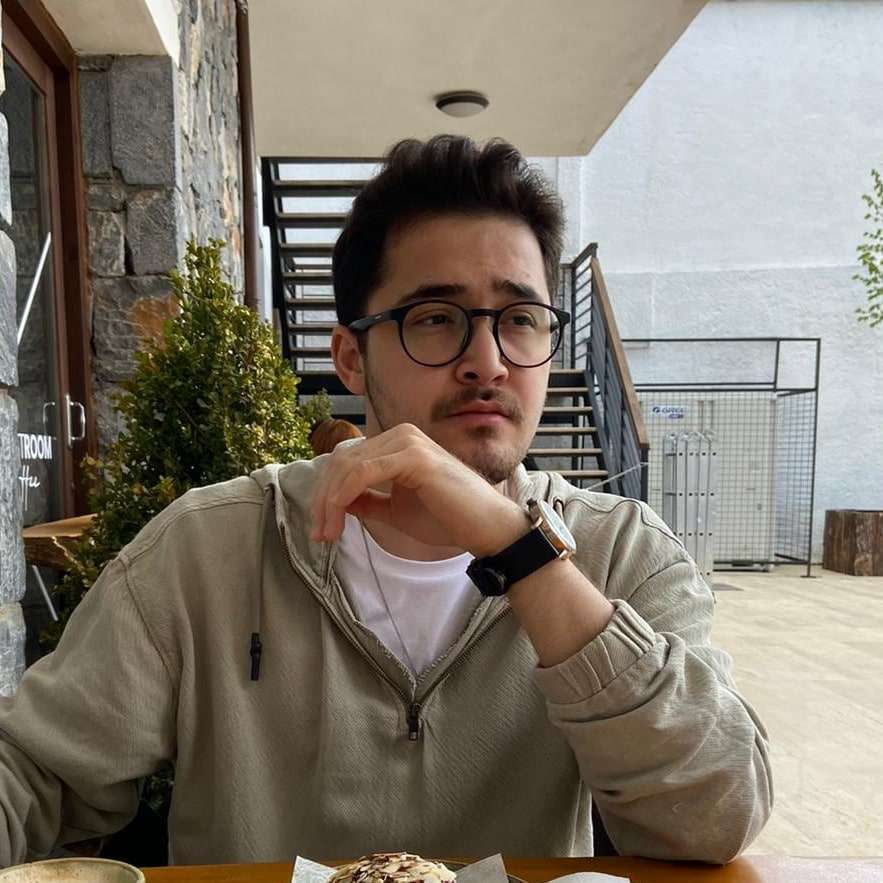
#> input picture opencv/Photos/mehmet.jpg, 883 x 883 px
$ python threshold.py
#> lines starting #> are read from the running program, lines starting #| are printed output that depends on the picture
import cv2 as cv

img = cv.imread('Photos/mehmet.jpg')
#> img is the input picture: shape (883, 883, 3); mean B, G, R 109.1, 120.7, 129.1
cv.imshow('image', img)

gray = cv.cvtColor(img, cv.COLOR_BGR2GRAY)
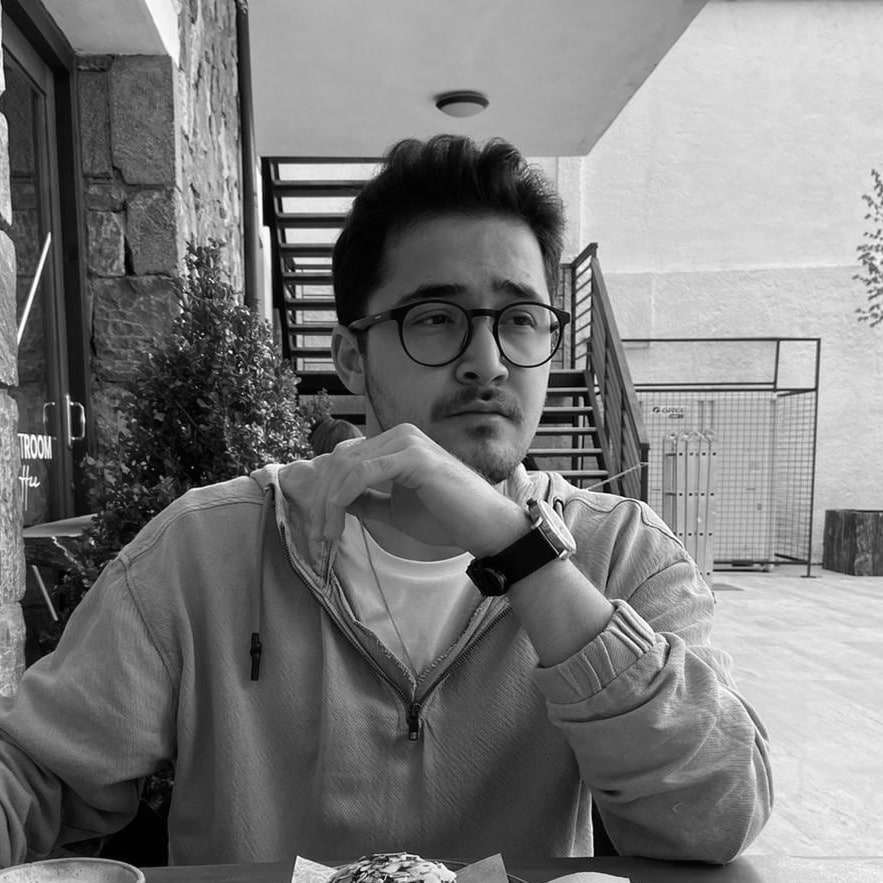
#> gray: shape (883, 883); min 0, max 255, mean 121.8
cv.imshow('gray', gray)

#thresholding
threshold, thresh = cv.threshold(img, 100, 155, cv.THRESH_BINARY)
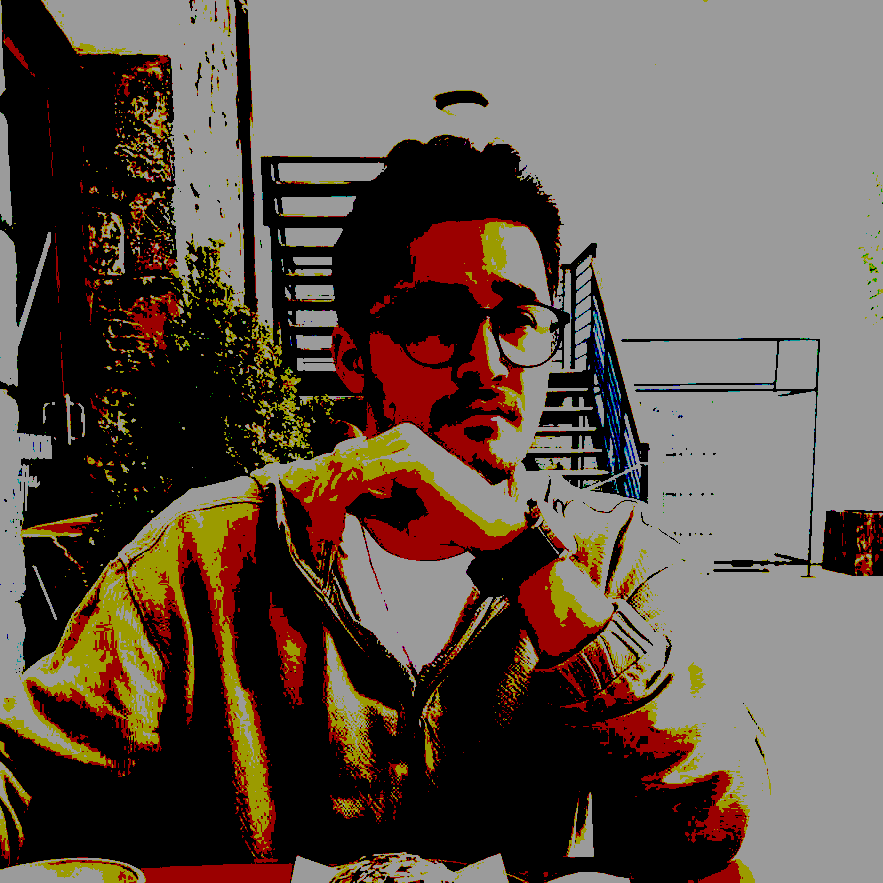
#> thresh: shape (883, 883, 3); mean B, G, R 73.4, 82.6, 95.3
cv.imshow('thresholded', thresh)

threshold, thresh_inv = cv.threshold(img, 150, 155, cv.THRESH_BINARY_INV)
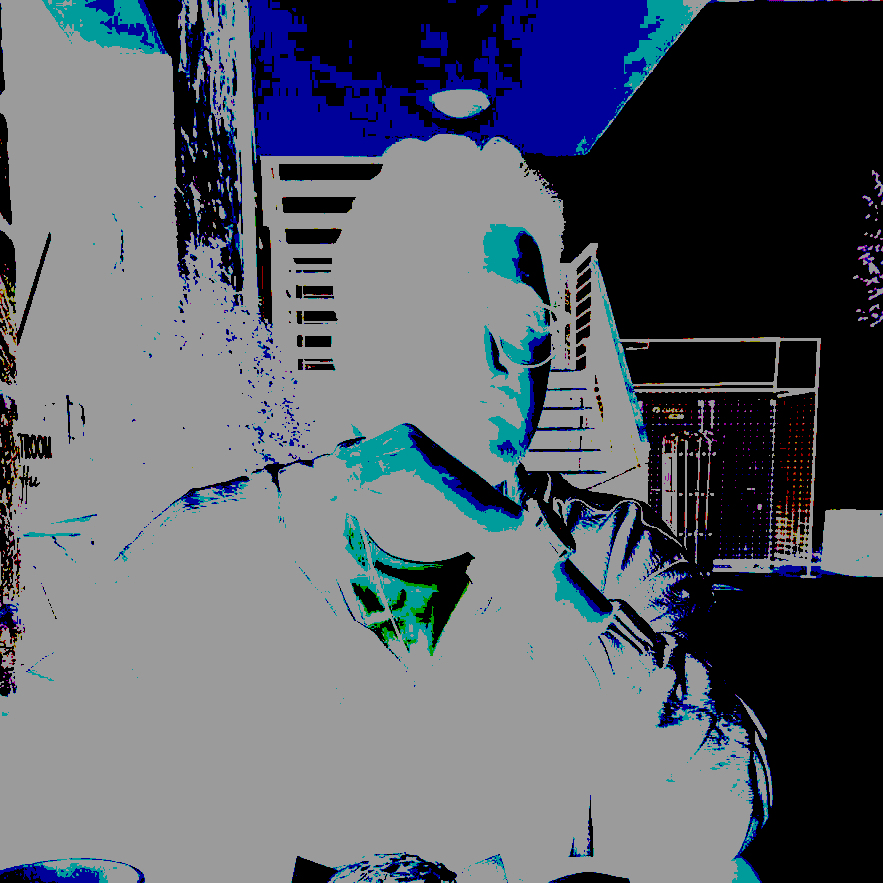
#> thresh_inv: shape (883, 883, 3); mean B, G, R 105.3, 95.5, 90.6
cv.imshow('thresholded inv', thresh_inv)

#adaptive
adaptive_thresh = cv.adaptiveThreshold(gray, 255, cv.ADAPTIVE_THRESH_MEAN_C, cv.THRESH_BINARY, 5, 3)
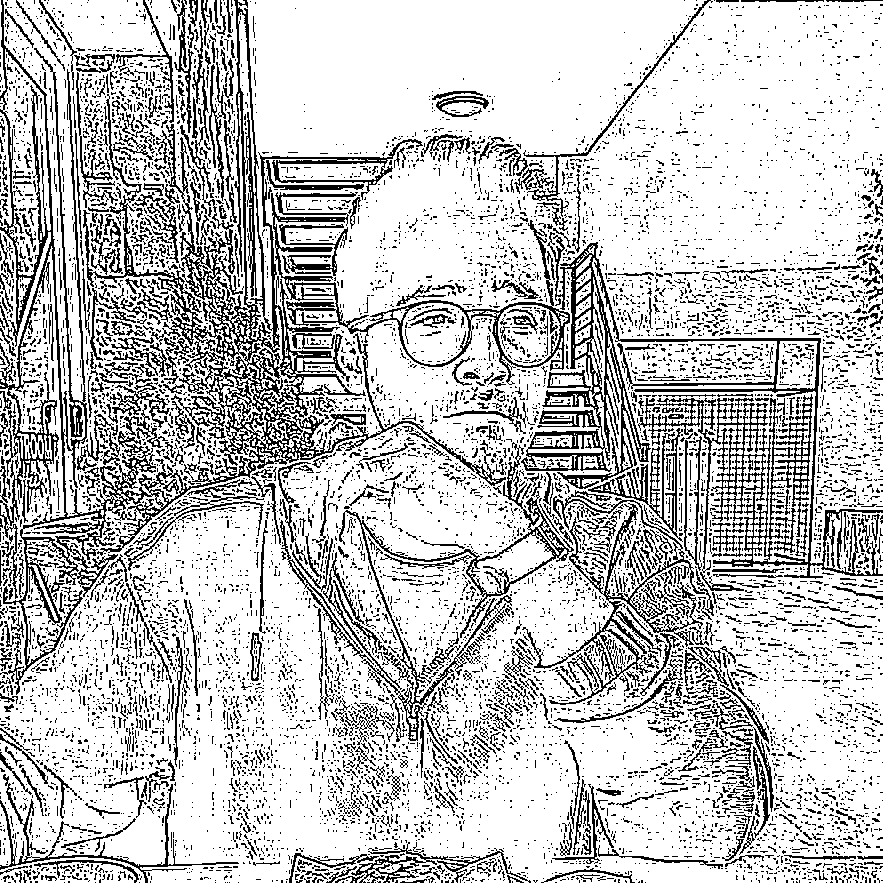
#> adaptive_thresh: shape (883, 883); 77.4% white; black in thin lines or dots
cv.imshow('adaptive_thresh', adaptive_thresh)


cv.waitKey(0)

$ run again, with opencv/Photos/Group.webp saved as opencv/Photos/mehmet.jpg
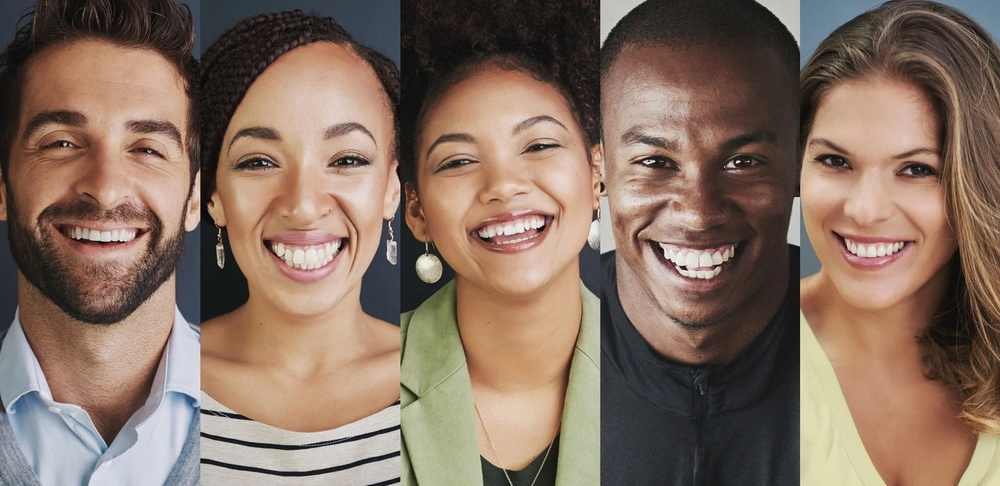
#> input picture opencv/Photos/Group.webp, 1000 x 486 px, shrunk from 1921 x 933 before the run
#> img is the input picture: shape (486, 1000, 3); mean B, G, R 97, 111.1, 133.2
#> `threshold, thresh_inv = cv.threshold(img, 150, 155, cv.THRESH_BINARY_I..`:
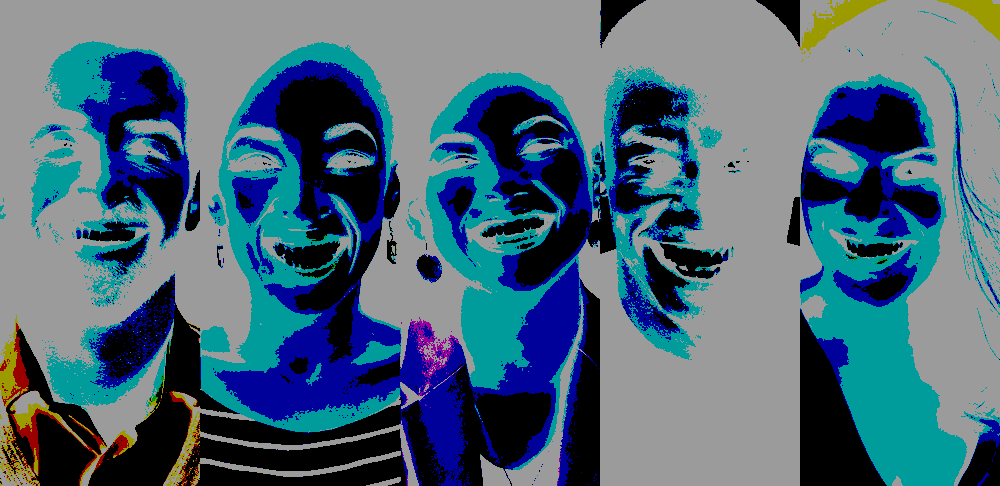
#> thresh_inv: shape (486, 1000, 3); mean B, G, R 120.8, 103.1, 76.1
#> `adaptive_thresh = cv.adaptiveThreshold(gray, 255, cv.ADAPTIVE_THRESH_M..`:
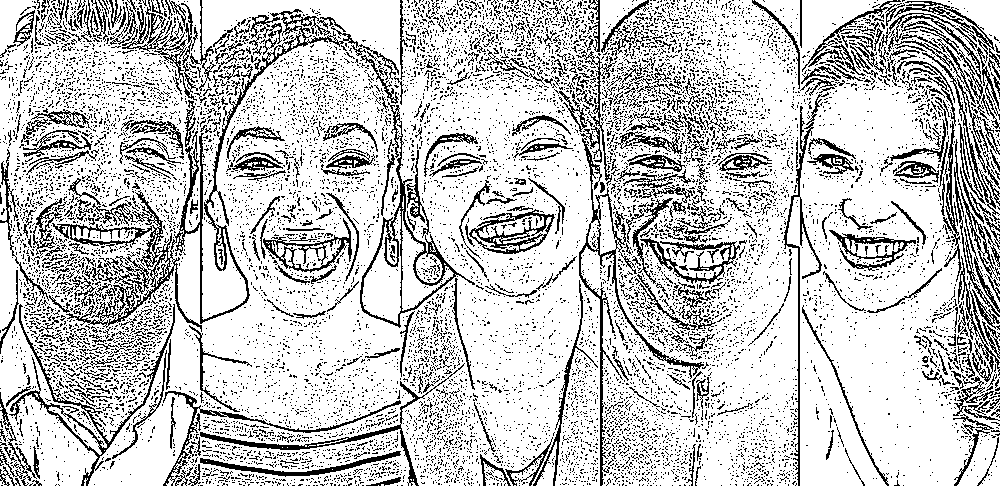
#> adaptive_thresh: shape (486, 1000); 77.9% white; black in thin lines or dots
